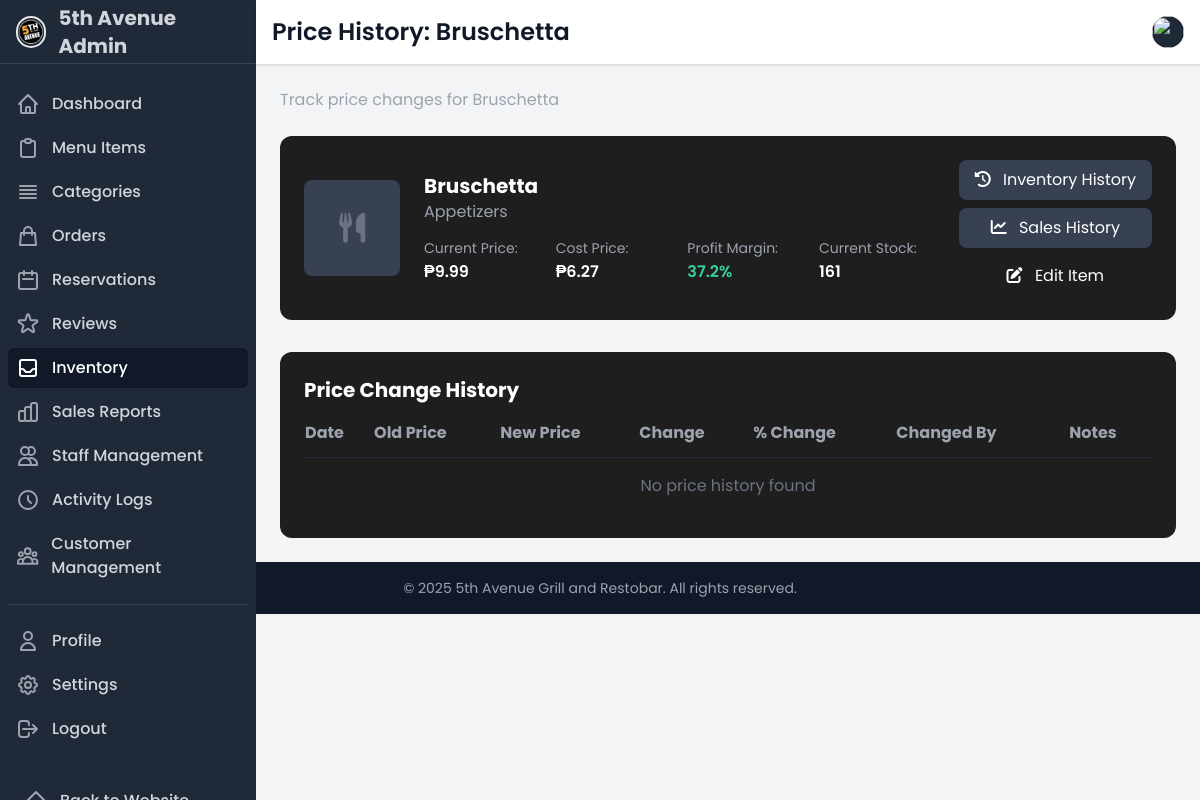
/dashboard/price-history/2/ (signed in), run on the app's committed database.
### ecommerce/models.py (models this page shows, shortened)
class MenuItem(models.Model):
    category = models.ForeignKey(Category, on_delete=models.SET_NULL, related_name='menu_items', null=True, blank=True)
    name = models.CharField(max_length=100)
    description = models.TextField()
    price = models.DecimalField(max_digits=10, decimal_places=2)
    image = models.ImageField(upload_to='menu_items/')
    is_available = models.BooleanField(default=True)
    is_featured = models.BooleanField(default=False)
    is_vegetarian = models.BooleanField(default=False)
    spice_level = models.PositiveSmallIntegerField(
        validators=[MinValueValidator(0), MaxValueValidator(5)],
        default=0
    )
    current_stock = models.PositiveIntegerField(default=0)
    stock_alert_threshold = models.PositiveIntegerField(default=10)
    cost_price = models.DecimalField(max_digits=10, decimal_places=2, default=0)
    created_at = models.DateTimeField(auto_now_add=True)
    updated_at = models.DateTimeField(auto_now=True)
    class Meta:
        ordering = ['category', 'name']
    @property
    def profit_margin(self):
        if self.cost_price > 0:
            return ((self.price - self.cost_price) / self.price) * 100
        return 0

class Category(models.Model):
    name = models.CharField(max_length=100)
    description = models.TextField(blank=True)
    image = models.ImageField(upload_to='categories/', blank=True)
    is_active = models.BooleanField(default=True)
    created_at = models.DateTimeField(auto_now_add=True)
    updated_at = models.DateTimeField(auto_now=True)
    class Meta:
        verbose_name_plural = 'Categories'
        ordering = ['name']

### ecommerce/inventory.py (the view)
# urls.py: path('dashboard/price-history/', price_history, name='price_history'),
@login_required
def price_history(request, item_id=None):
    history = PriceHistory.objects.select_related('menu_item', 'changed_by')
    if item_id:
        menu_item = get_object_or_404(MenuItem, id=item_id)
        history = history.filter(menu_item=menu_item)
    history = history.order_by('-changed_at')
    context = {
        'history': history,
        'menu_item': menu_item if item_id else None,
        'active_section': 'inventory'
    }
    return render(request, 'accounts/price_history.html', context)

### ecommerce/context_processors.py (called while the page is built)
def cart_processor(request):
    return {
        'cart_count': get_cart_count(request)
    }

### ecommerce/templatetags/custom_filters.py (called while the page is built)
@register.filter
def currency(value):
    try:
        return f"₱{float(value):.2f}"
    except (ValueError, TypeError):
        return value

### ecommerce/views.py (called while the page is built)
def get_cart_count(request):
    if request.user.is_authenticated:
        try:
            cart = Cart.objects.get(user=request.user)
            return sum(item.quantity for item in cart.cart_items.all())
        except Cart.DoesNotExist:
            return 0
    else:
        cart = request.session.get('cart', {})
        return sum(cart.values())

### templates/accounts/price_history.html (shortened to what this page needs)
{% extends 'accounts/dashboard_base.html' %}
{% load custom_filters %}
{% load math_filters %}
{% block page_title %}
    {% if menu_item %}
        Price History: {{ menu_item.name }}
    {% else %}
        Price History
    {% endif %}
{% endblock page_title %}
{% block page_subtitle %}
    {% if menu_item %}
        Track price changes for {{ menu_item.name }}
    {% else %}
        Track price changes across all menu items
    {% endif %}
{% endblock page_subtitle %}
{% block content %}
<div class="space-y-8">
    {% if menu_item %}
    <div class="card p-6">
        <div class="flex flex-col md:flex-row md:items-center">
            <div class="flex-shrink-0 mb-4 md:mb-0 md:mr-6">
                {% if menu_item.image %}
                <img src="{{ menu_item.image.url }}" alt="{{ menu_item.name }}" class="w-24 h-24 rounded-lg object-cover">
                {% else %}
                <div class="w-24 h-24 rounded-lg bg-gray-700 flex items-center justify-center">
                    <i class="fas fa-utensils text-gray-500 text-3xl"></i>
                </div>
                {% endif %}
            </div>
            <div class="flex-grow">
                <h2 class="text-xl font-bold">{{ menu_item.name }}</h2>
                <p class="text-gray-400 mb-2">{{ menu_item.category.name|default:"No Category" }}</p>
                <div class="grid grid-cols-2 md:grid-cols-4 gap-4 mt-3">
                    <div>
                        <span class="text-gray-400 text-sm">Current Price:</span>
                        <p class="font-semibold">{{ menu_item.price|currency }}</p>
                    </div>
                    <div>
                        <span class="text-gray-400 text-sm">Cost Price:</span>
                        <p class="font-semibold">{{ menu_item.cost_price|currency }}</p>
                    </div>
                    <div>
                        <span class="text-gray-400 text-sm">Profit Margin:</span>
                        <p class="font-semibold {% if menu_item.profit_margin > 30 %}text-green-400{% elif menu_item.profit_margin > 15 %}text-yellow-400{% else %}text-red-400{% endif %}">
                            {{ menu_item.profit_margin|floatformat:1 }}%
                        </p>
                    </div>
                    <div>
                        <span class="text-gray-400 text-sm">Current Stock:</span>
                        <p class="font-semibold">{{ menu_item.current_stock }}</p>
                    </div>
                </div>
            </div>
            <div class="mt-4 md:mt-0 md:ml-6 flex flex-col space-y-2">
                <a href="{% url 'item_inventory_history' menu_item.id %}" class="px-4 py-2 bg-gray-700 hover:bg-gray-600 text-white rounded-lg transition duration-200 text-center">
                    <i class="fas fa-history mr-2"></i> Inventory History
                </a>
                <a href="{% url 'item_sales_history' menu_item.id %}" class="px-4 py-2 bg-gray-700 hover:bg-gray-600 text-white rounded-lg transition duration-200 text-center">
                    <i class="fas fa-chart-line mr-2"></i> Sales History
                </a>
                <a href="{% url 'edit_menu_item' menu_item.id %}" class="px-4 py-2 bg-food-gold hover:bg-food-gold-light text-white rounded-lg transition duration-200 text-center">
                    <i class="fas fa-edit mr-2"></i> Edit Item
                </a>
            </div>
        </div>
    </div>
    {% endif %}
    <div class="card p-6">
        <h2 class="text-xl font-bold mb-4">Price Change History</h2>
        <div class="overflow-x-auto">
            <table class="w-full">
                <thead>
                    <tr class="text-left text-gray-400 border-b border-gray-800">
                        <th class="pb-3">Date</th>
                        <th class="pb-3">Old Price</th>
                        <th class="pb-3">New Price</th>
                        <th class="pb-3">Change</th>
                        <th class="pb-3">% Change</th>
                        <th class="pb-3">Changed By</th>
                        <th class="pb-3">Notes</th>
                    </tr>
                </thead>
                <tbody>
                    {% for record in history %}
                    <tr class="border-b border-gray-800">
                        <td class="py-3">{{ record.changed_at|date:"M d, Y H:i" }}</td>
                        {% if not menu_item %}
                        <td class="py-3">
                            <a href="{% url 'item_price_history' record.menu_item.id %}" class="text-food-gold hover:text-food-gold-light">
                                {{ record.menu_item.name }}
                            </a>
                        </td>
                        {% endif %}
                        <td class="py-3">${{ record.old_price }}</td>
                        <td class="py-3">${{ record.new_price }}</td>
                        <td class="py-3 {% if record.new_price > record.old_price %}text-green-400{% elif record.new_price < record.old_price %}text-red-400{% else %}text-gray-400{% endif %}">
                            {% if record.new_price > record.old_price %}
                                +${{ record.new_price|sub:record.old_price|floatformat:2 }}
                            {% elif record.new_price < record.old_price %}
                                -${{ record.old_price|sub:record.new_price|floatformat:2 }}
                            {% else %}
                                $0.00
                            {% endif %}
                        </td>
                        <td class="py-3 {% if record.new_price > record.old_price %}text-green-400{% elif record.new_price < record.old_price %}text-red-400{% else %}text-gray-400{% endif %}">
                            {% if record.old_price and record.old_price > 0 %}
                                {% with price_diff=record.new_price|sub:record.old_price %}
                                    {% with percent_change=price_diff|div:record.old_price|mul:100 %}
                                        {% if percent_change > 0 %}+{% endif %}{{ percent_change|floatformat:1 }}%
                                    {% endwith %}
                                {% endwith %}
                            {% else %}
                                N/A
                            {% endif %}
                        </td>
                        <td class="py-3">{{ record.changed_by.username|default:"System" }}</td>
                        <td class="py-3">{{ record.notes|default:"-"|truncatechars:30 }}</td>
                    </tr>
                    {% empty %}
                    <tr>
                        <td colspan="{% if menu_item %}7{% else %}8{% endif %}" class="py-4 text-center text-gray-500">No price history found</td>
                    </tr>
                    {% endfor %}
                </tbody>
            </table>
        </div>
    </div>
</div>
{% endblock content %}

### templates/accounts/dashboard_base.html (style rules this page uses)
:root { --food-gold: #FFB800; --food-red: #E63946; --food-black: #1A1A1A; --sidebar-width: 260px; }
body { font-family: 'Poppins', sans-serif; background-color: #121212; color: white; }
.card { background-color: #1E1E1E; border-radius: 12px; transition: all 0.3s; }

### data on the page
MenuItem: name "Bruschetta", category.name "Appetizers", price "₱9.99", cost_price "₱6.27", profit_margin "37.2", current_stock "161"
